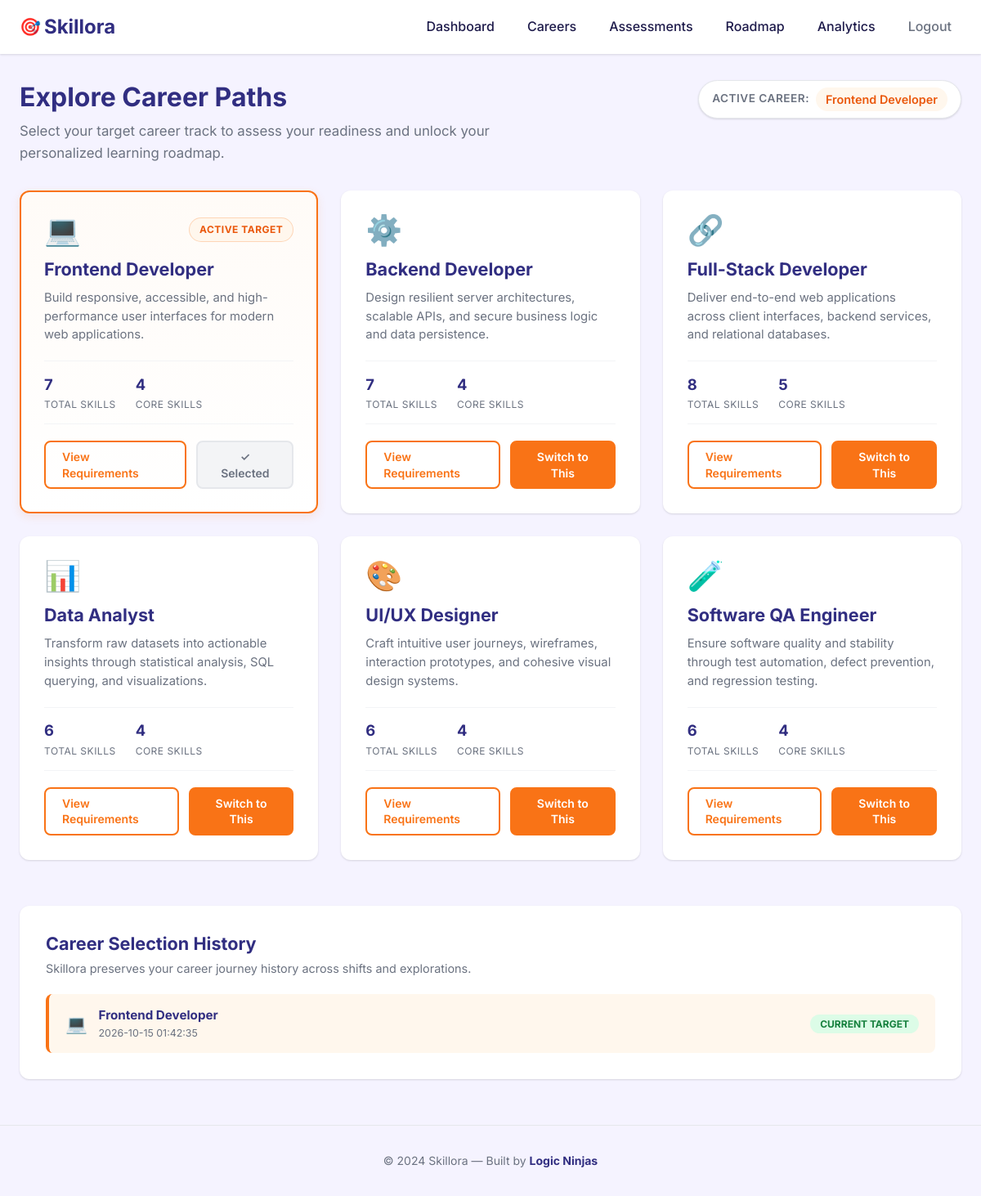
The app's page /careers (signed in) with its own data.
### tables this page shows
CREATE TABLE career_selections (
    id INTEGER PRIMARY KEY AUTOINCREMENT,
    user_id INTEGER NOT NULL,
    career_path TEXT NOT NULL,
    selected_at TIMESTAMP DEFAULT CURRENT_TIMESTAMP,
    is_active INTEGER DEFAULT 1, career_id INTEGER REFERENCES careers(id),
    FOREIGN KEY (user_id) REFERENCES users (id)
);

CREATE TABLE careers (
    id INTEGER PRIMARY KEY AUTOINCREMENT,
    code TEXT UNIQUE NOT NULL,
    title TEXT UNIQUE NOT NULL,
    description TEXT NOT NULL,
    icon TEXT NOT NULL,
    created_at TIMESTAMP DEFAULT CURRENT_TIMESTAMP
);

### main.py (the view)
@bp.route('/careers')
@login_required
def careers():
    db = get_db()
    careers_list = db.execute(
        '''
        SELECT c.*,
               COUNT(csr.id) as skill_count,
               SUM(CASE WHEN csr.is_core = 1 THEN 1 ELSE 0 END) as core_skill_count
        FROM careers c
        LEFT JOIN career_skill_requirements csr ON c.id = csr.career_id
        GROUP BY c.id
        ORDER BY c.id ASC
        '''
    ).fetchall()
    current_selection = db.execute(
        '''
        SELECT cs.career_id, cs.career_path, c.code
        FROM career_selections cs
        LEFT JOIN careers c ON cs.career_id = c.id OR cs.career_path = c.title
        WHERE cs.user_id = ? AND cs.is_active = 1
        ORDER BY cs.selected_at DESC, cs.id DESC LIMIT 1
        ''',
        (g.user['id'],)
    ).fetchone()
    history = db.execute(
        '''
        SELECT cs.id, cs.career_path, cs.selected_at, cs.is_active, c.icon
        FROM career_selections cs
        LEFT JOIN careers c ON cs.career_id = c.id OR cs.career_path = c.title
        WHERE cs.user_id = ?
        ORDER BY cs.selected_at DESC, cs.id DESC
        ''',
        (g.user['id'],)
    ).fetchall()
    return render_template(
        'careers/index.html',
        careers=careers_list,
        current_selection=current_selection,
        history=history
    )

### auth.py (called while the page is built)
@bp.before_app_request
def load_logged_in_user():
    user_id = session.get('user_id')
    if user_id is None:
        g.user = None
    else:
        g.user = get_db().execute(
            'SELECT * FROM users WHERE id = ?', (user_id,)
        ).fetchone()

def login_required(view):
    @functools.wraps(view)
    def wrapped_view(**kwargs):
        if g.user is None:
            flash('Please log in to access this page.', 'error')
            return redirect(url_for('auth.login'))
        return view(**kwargs)
    return wrapped_view

### db.py (called while the page is built)
def get_db():
    if 'db' not in g:
        db_path = current_app.config['DATABASE']
        os.makedirs(os.path.dirname(db_path), exist_ok=True)
        g.db = sqlite3.connect(db_path)
        g.db.row_factory = sqlite3.Row
        g.db.execute('PRAGMA foreign_keys = ON')
    return g.db

### templates/careers/index.html (shortened to what this page needs)
{% extends "base.html" %}
{% block content %}
<div class="container careers-container">
    <div class="careers-header">
        <div>
            <h1 class="page-title">Explore Career Paths</h1>
            <p class="page-subtitle">
                Select your target career track to assess your readiness and unlock your personalized learning roadmap.
            </p>
        </div>
        {% if current_selection %}
        <div class="current-selection-banner">
            <span class="selection-label">Active Career:</span>
            <span class="career-badge-inline">{{ current_selection['career_path'] }}</span>
        </div>
        {% endif %}
    </div>
    <div class="careers-grid-catalog">
        {% for career in careers %}
        <div class="career-catalog-card {% if current_selection and (current_selection['career_id'] == career['id'] or current_selection['career_path'] == career['title']) %}is-selected{% endif %}">
            <div class="career-card-top">
                <div class="career-icon-wrapper">{{ career['icon'] }}</div>
                {% if current_selection and (current_selection['career_id'] == career['id'] or current_selection['career_path'] == career['title']) %}
                <span class="active-tag">Active Target</span>
                {% endif %}
            </div>
            <h2 class="career-title">{{ career['title'] }}</h2>
            <p class="career-desc">{{ career['description'] }}</p>
            <div class="career-meta">
                <div class="meta-item">
                    <span class="meta-number">{{ career['skill_count'] }}</span>
                    <span class="meta-label">Total Skills</span>
                </div>
                <div class="meta-item">
                    <span class="meta-number">{{ career['core_skill_count'] }}</span>
                    <span class="meta-label">Core Skills</span>
                </div>
            </div>
            <div class="career-card-actions">
                <a href="{{ url_for('main.career_detail', career_code=career['code']) }}" class="btn btn-outline btn-sm">
                    View Requirements
                </a>
                {% if current_selection and (current_selection['career_id'] == career['id'] or current_selection['career_path'] == career['title']) %}
                <button type="button" class="btn btn-sm btn-disabled" disabled>
                    ✓ Selected
                </button>
                {% else %}
                <form method="POST" action="{{ url_for('main.select_career') }}" class="select-career-form">
                    <button type="submit" class="btn btn-primary btn-sm">
                        {% if current_selection %}Switch to This{% else %}Select Career{% endif %}
                    </button>
                </form>
                {% endif %}
            </div>
        </div>
        {% endfor %}
    </div>
    {% if history and history|length > 0 %}
    <div class="career-history-section">
        <h2 class="history-title">Career Selection History</h2>
        <p class="history-desc">Skillora preserves your career journey history across shifts and explorations.</p>
        <div class="history-list">
            {% for entry in history %}
            <div class="history-item {% if entry['is_active'] %}history-active{% endif %}">
                <div class="history-info">
                    <span class="history-icon">{{ entry['icon'] or '🎯' }}</span>
                    <div>
                        <strong class="history-career">{{ entry['career_path'] }}</strong>
                        <span class="history-time">{{ entry['selected_at'] }}</span>
                    </div>
                </div>
                <div>
                    {% if entry['is_active'] %}
                    <span class="status-pill status-active">Current Target</span>
                    {% else %}
                    <span class="status-pill status-archived">Archived</span>
                    {% endif %}
                </div>
            </div>
            {% endfor %}
        </div>
    </div>
    {% endif %}
</div>
{% endblock %}

### templates/base.html (shortened to what this page needs)
<!DOCTYPE html>
<html lang="en">
<head>
    <link rel="stylesheet" href="{{ url_for('static', filename='css/style.css') }}">
</head>
<body>
    <nav class="navbar">
        <div class="navbar-inner">
            <a href="{{ url_for('main.landing') }}" class="navbar-brand">
                <span class="brand-icon">🎯</span> Skillora
            </a>
            <div class="navbar-links" id="navLinks">
                {% if g.user %}
                    <a href="{{ url_for('main.dashboard') }}" class="nav-link">Dashboard</a>
                    <a href="{{ url_for('main.careers') }}" class="nav-link">Careers</a>
                    <a href="{{ url_for('assessment.index') }}" class="nav-link">Assessments</a>
                    <a href="{{ url_for('roadmap.index') }}" class="nav-link">Roadmap</a>
                    <a href="{{ url_for('analytics.index') }}" class="nav-link">Analytics</a>
                    <a href="{{ url_for('auth.logout') }}" class="nav-link nav-link-muted">Logout</a>
                {% else %}
                    <a href="{{ url_for('auth.login') }}" class="nav-link">Sign In</a>
                    <a href="{{ url_for('auth.register') }}" class="btn btn-primary btn-sm">Get Started</a>
                {% endif %}
            </div>
        </div>
    </nav>
    <main>
        {% block content %}{% endblock %}
    </main>
    <footer class="footer">
        <div class="container">
            <p>&copy; 2024 Skillora &mdash; Built by <strong>Logic Ninjas</strong></p>
        </div>
    </footer>
</body>
</html>

### records on screen
career_selections: career_path "Frontend Developer", icon "💻", selected_at "2026-10-15 01:42:35", is_active "CURRENT TARGET"
careers: icon "💻", shows "ACTIVE TARGET", title "Frontend Developer", description "Build responsive, accessible, and high-performance user interfaces for modern web applications.", skill_count "7", core_skill_count "4", shows "✓ Selected"
careers: icon "⚙️", title "Backend Developer", description "Design resilient server architectures, scalable APIs, and secure business logic and data persistence.", skill_count "7", core_skill_count "4", shows "Switch to This"
careers: icon "🔗", title "Full-Stack Developer", description "Deliver end-to-end web applications across client interfaces, backend services, and relational databases.", skill_count "8", core_skill_count "5", shows "Switch to This"
careers: icon "📊", title "Data Analyst", description "Transform raw datasets into actionable insights through statistical analysis, SQL querying, and visualizations.", skill_count "6", core_skill_count "4", shows "Switch to This"
careers: icon "🎨", title "UI/UX Designer", description "Craft intuitive user journeys, wireframes, interaction prototypes, and cohesive visual design systems.", skill_count "6", core_skill_count "4", shows "Switch to This"
careers: icon "🧪", title "Software QA Engineer", description "Ensure software quality and stability through test automation, defect prevention, and regression testing.", skill_count "6", core_skill_count "4", shows "Switch to This"
